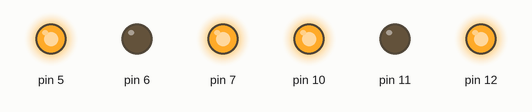
Bench run of a sketch on a simulated Arduino Uno, built with avr-gcc and run on an emulated ATmega328P. Parts: output pins drawn as LEDs (lit = HIGH).

Above: at 0.1 s.
At 10.2 s:
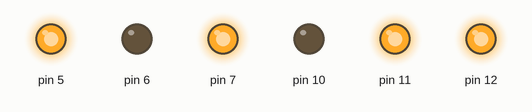
At 25.3 s:
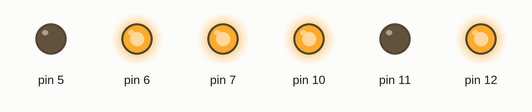
At 37.9 s:
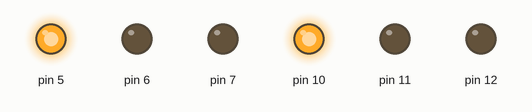
Timing chart, 0 to 39.4 s (numbered marks = the images above):
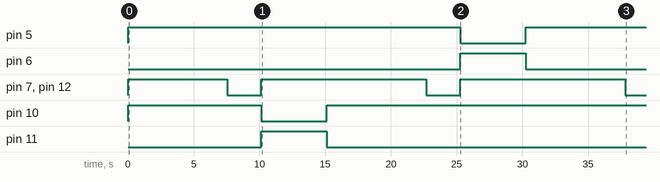

Measured:
- by itself, pin 5: LOW → HIGH at 0.00 s, → LOW 25.3 s later, → HIGH 5.0 s later
- by itself, pin 6: LOW → HIGH at 25.3 s, → LOW 5.0 s later
- by itself, pin 7, pin 12: repeats every 15.1 s: LOW 2.6 s, HIGH 12.6 s
- by itself, pin 10: LOW → HIGH at 0.00 s, → LOW 10.1 s later, → HIGH 5.0 s later
- by itself, pin 11: LOW → HIGH at 10.1 s, → LOW 5.0 s later

The sketch:

Main.ino
```cpp
//#include "altimeter.h"
//#include "compass.h"
#include "motor.h"

//UGVAltimeter ualt();
//UGVCompass ucomp();
UGVMotor umot(12, 11, 10, 7, 6, 5);  // pins ( enA, in1, in2, enB, in3, in4 */ )
// A, 1-2 = Right motor
// B, 3-4 = Left motor

void setup() {
  // put your setup code here, to run once:
  umot.setupMotors();
}

void loop() {
//  switch(state) {
//    case 0: // altimeter // flying
//    {
//
//    }
//    case 1: // altimeter // dropping
//    {
//
//    }
//    case 2: // UGV active
//    {
      // motor movements, sensor, i.e. (AKA DO A BUNCH OF IF STATEMETNS, WE"LL FIGURE OUT THE ORIENTATION STUFF WHEN ELLIE FIXES THINGS)

      //MOVEMENT DEMO

      //move forwards for 5 sec
      umot.forward();
      delay(5000);  // change time as needed
//      umot.turnOff();
      umot.changeSpeeds(-1);

      //turn clockwise however many degrees
      umot.turnClockwise();
      delay(5000);  // change time as needed according to degree movement
//      umot.turnoff();
      umot.stopMoving();

      //move forwards for 5 sec
      umot.forward();
      delay(5000);
//      umot.turnOff();
      umot.changeSpeeds(-1);

      //turn counterclockwise however many degrees
      umot.turnCounterClockwise();
      delay(5000);  // change time as needed according to degree movement
      umot.stopMoving();

      //move forwards for 5 sec
      umot.forward();
      delay(5000);  // change time as needed
//      umot.turnOff();
      umot.changeSpeeds(-1);

      //turn clockwise however many degrees
      umot.turnClockwise();
      delay(5000);  // change time as needed according to degree movement
      umot.stopMoving();

      //reverse for 5 sec
      umot.reverse();
      delay(5000);  // change time as needed
      umot.stopMoving();

      //turn counterclockwise however many degrees
      umot.turnCounterClockwise();
      delay(5000);  // change time as needed according to degree movement
      umot.stopMoving();


      //"ERROR ADJUSTMENT"

      //move forwards for 5 sec
      umot.forward();
//      umot.turnOff();
      delay(5000);  // change time as needed
      umot.changeSpeeds(-1);

      //"error adjust" clockwise for 1 sec (idk how many degrees itll do)
      umot.errorAdjustClockwise();
      delay(1000);
      umot.stopMoving();

      //move forwards for 5 sec
      umot.forward();
//      umot.turnOff();
      delay(5000);  // change time as needed
      umot.changeSpeeds(-1);

//      break;
//    }
//  }
  //  switch(state){
  //   case 0:
  //   {
  //     //flying state
  //     isFlying = detectIfAboveAlt(MIN_FLIGHT_LEVEL);

  //     if(!isFlying)
  //     {
  //       Serial.println("\nState 1");
  //       state = 1;
  //     }
  //     Serial.println("\nStill state 0");
  //     delay(500);
  //     break;
  //   }
  //   case 1:
  //   {
  //     Serial.println("\nWe are here now");
  //     //dropping state
  //     if(isGrounded)
  //     {
  //       state = 2;
  //     }
  //     delay(500);
  //     break;
  //   }
  //  }
}

// void orientFix() {

// }
```

altimeter.cpp
```cpp
//#include "altimeter.h"
//
//// #define cs_pin 10    // chip (slave) select
//// #define sdo_pin 12   // MISO
//// #define sdi_pin 11  // MOSI
//// #define sck_pin 13   // SPI Clock Pin
//// #define sealvl 1013.25  // 1013.25 mbar (101.325 kPa; 29.921 inHg; 760.00 mmHg)
//
//// double seaToGround = 281;
//// double bound = 1.524;
//
//// //Adafruit_BMP3XX bmpCreate() {
//// Adafruit_BMP3XX bmp(cs_pin);
//// //	return bmp;
//// //}
//
//// MOVE THIS
//void UGVAltimeter::setup()//altimeterSetup()
//{
// //Adafruit_BMP3XX bmp(cs_pin);
//
// // Serial.begin(115200);
//
// // while (!Serial);
// // Serial.begin(115200);
//
// // check if BMP 388 sensor is connected
// if (!bmp.begin_SPI(cs_pin, sck_pin, sdo_pin, sdi_pin)) {
//   Serial.println("Altimeter Sensor not connected.");
//   while (true);
// }
//}
//
//
//double UGVAltimeter::altimeterReturn()
//{
// if (!bmp.performReading()) {
//   Serial.println("Could not read data");
//   return -1.0;
// }
//
//  // Serial.println("Altitude Reading: ");
//  // double altimeter_data = bmp.readAltitude(sealvl) - seaToGround;
//  // Serial.print(altimeter_data);
//
//  // if (altimeter_data <= bound) { //test purposes
//  //   Serial.println("Within 5 feet.");
//  // }
//
//  return bmp.readAltitude(sealvl) - seaToGround;
//}
//
//bool UGVAltimeter::detectIfAboveAlt(double bound)
//{
//  int count = 0;
//  double altimeter_data = altimeterReturn();
//  if (altimeter_data <= 0) { return false; } // this means the UGV has already crashed and/or landed
//  for (int i = 0; i < 5; i++) {
//    if (altimeter_data <= bound) { //take count of how many of 5 tests is less than alt min
//      count++;
//    }
//  }
//  return !(count <= 4); // return false if the count didn't exceed 4.
//}
```

compass.cpp
```cpp
//#include "Arduino.h"
//#include "compass.h"
//
//// i2c
//Adafruit_LSM9DS1 lsm = Adafruit_LSM9DS1();
//double degreeOriented = 0;
//String facing = "null";
//// You can also use software SPI
////Adafruit_LSM9DS1 lsm = Adafruit_LSM9DS1(LSM9DS1_SCK, LSM9DS1_MISO, LSM9DS1_MOSI, LSM9DS1_XGCS, LSM9DS1_MCS);
//// Or hardware SPI! In this case, only CS pins are passed in
////Adafruit_LSM9DS1 lsm = Adafruit_LSM9DS1(LSM9DS1_XGCS, LSM9DS1_MCS);
//
//
//void UGVCompass::setupSensor()
//{
//  // 1.) Set the accelerometer range
//  lsm.setupAccel(lsm.LSM9DS1_ACCELRANGE_2G);
//  //lsm.setupAccel(lsm.LSM9DS1_ACCELRANGE_4G);
//  //lsm.setupAccel(lsm.LSM9DS1_ACCELRANGE_8G);
//  //lsm.setupAccel(lsm.LSM9DS1_ACCELRANGE_16G);
//
//  // 2.) Set the magnetometer sensitivity
//  lsm.setupMag(lsm.LSM9DS1_MAGGAIN_4GAUSS);
//  //lsm.setupMag(lsm.LSM9DS1_MAGGAIN_8GAUSS);
//  //lsm.setupMag(lsm.LSM9DS1_MAGGAIN_12GAUSS);
//  //lsm.setupMag(lsm.LSM9DS1_MAGGAIN_16GAUSS);
//
//  // 3.) Setup the gyroscope
//  lsm.setupGyro(lsm.LSM9DS1_GYROSCALE_245DPS);
//  //lsm.setupGyro(lsm.LSM9DS1_GYROSCALE_500DPS);
//  //lsm.setupGyro(lsm.LSM9DS1_GYROSCALE_2000DPS);
//}
//
//// MOVE THIS
//void UGVCompass::setup()
//{
//  Serial.begin(115200);
//
//  while (!Serial) {
//    delay(1); // will pause Zero, Leonardo, etc until serial console opens
//  }
//
//  Serial.println("LSM9DS1 data read demo");
//
//  // Try to initialise and warn if we couldn't detect the chip
//  if (!lsm.begin())
//  {
//  Serial.println("Oops ... unable to initialize the LSM9DS1. Check your wiring!");
//    while (1);
//  }
//  Serial.println("Found LSM9DS1 9DOF");
//
//  // helper to just set the default scaling we want, see above!
//  setupSensor();
//}
//
//
//// LOOP FIX THIS
//void UGVCompass::loop()
//{
//  lsm.read();  /* ask it to read in the data */
//
//  /* Get a new sensor event */
//  sensors_event_t a, m, g, temp;
//
//  lsm.getEvent(&a, &m, &g, &temp);
//
////  Serial.print("Accel X: "); Serial.print(a.acceleration.x); Serial.print(" m/s^2");
////  Serial.print("\tY: "); Serial.print(a.acceleration.y);     Serial.print(" m/s^2 ");
////  Serial.print("\tZ: "); Serial.print(a.acceleration.z);     Serial.println(" m/s^2 ");
//
//  Serial.print("Mag X: "); Serial.print(m.magnetic.x);   Serial.print(" gauss");
//  Serial.print("\tY: "); Serial.print(m.magnetic.y);     Serial.print(" gauss");
////  Serial.print("\tZ: "); Serial.print(m.magnetic.z);     Serial.println(" gauss");
//
////  Serial.print("Gyro X: "); Serial.print(g.gyro.x);   Serial.print(" dps");
////  Serial.print("\tY: "); Serial.print(g.gyro.y);      Serial.print(" dps");
////  Serial.print("\tZ: "); Serial.print(g.gyro.z);      Serial.println(" dps");
//
//
//  if(m.magnetic.x != 0){
//    degreeOriented = atan ((m.magnetic.y, m.magnetic.x) * 180 / PI);
//  }
//  else{
//    if(m.magnetic.y < 0)
//      degreeOriented = 90;
//    else
//      degreeOriented = 0;
//  }
//
//
////  if(degreeOriented > 360)
////  {
////    degreeOriented -= 360;
////  }
////  else if (degreeOriented < 0)
////  {
////    degreeOriented += 360;
////  }
//degreeOriented = (int) degreeOriented % 360;
//
//  if(degreeOriented >=  337.25 || degreeOriented <= 22.5)
//    facing = "North";
//  else if(degreeOriented >  292.5 && degreeOriented < 337.25)
//    facing = "North-West";
//  else if(degreeOriented >=  247.5 && degreeOriented <= 292.5)
//    facing = "West";
//  else if(degreeOriented >  202.5 && degreeOriented < 247.5)
//    facing = "South-West";
//  else if(degreeOriented >=  157.5 && degreeOriented <= 202.5)
//    facing = "South";
//  else if(degreeOriented >  112.5 && degreeOriented < 157.5)
//    facing = "South-East";
//  else if(degreeOriented >=  67.5 && degreeOriented <= 112.5)
//    facing = "East";
//  else if(degreeOriented >  22.5 && degreeOriented < 67.5)
//    facing = "North-East";
//
//
//  Serial.print("DIRECTION: "); Serial.println(degreeOriented); Serial.print("\t"); Serial.print(facing);
//
//
//  Serial.println();
//  delay(200);
//}
```

motor.cpp
```cpp
#include "motor.h"

// MOVE THIS
void UGVMotor::setupMotors() {
 //set control pins to output
 pinMode(enA, OUTPUT);
 pinMode(enB, OUTPUT);
 pinMode(in1, OUTPUT);
 pinMode(in2, OUTPUT);
 pinMode(in3, OUTPUT);
 pinMode(in4, OUTPUT);

 //initial state: motors off
 digitalWrite(in1, LOW);
 digitalWrite(in2, LOW);
 digitalWrite(in3, LOW);
 digitalWrite(in4, LOW);

}

// CHANGE THIS
//void UGVMotor::loop() {
//  // put your main code here, to run repeatedly:
//
//  //testing functions every 5 seconds
//  forward();
//  delay(5000);
//  reverse();
//  delay(5000);
//  turnClockwise();
//  delay(5000);
//  turnCounterClockwise();
//  delay(5000);
//  changeSpeeds();
//  delay(5000);
//}

//turn motors off
void UGVMotor::turnOff() {
 digitalWrite(in1, LOW);
 digitalWrite(in2, LOW);
 digitalWrite(in3, LOW);
 digitalWrite(in4, LOW);
}
void UGVMotor::stopMoving() {
 analogWrite(enA, 0);
 analogWrite(enB, 0);
}

//turns motors forward
void UGVMotor::forward() {
 //set max speed
 analogWrite(enA, 255);
 analogWrite(enB, 255);

 //turn on motors forward
 digitalWrite(in1, LOW);
 digitalWrite(in2, HIGH);
 digitalWrite(in3, LOW);
 digitalWrite(in4, HIGH);

// delay(5000);
}

//reverse motors
void UGVMotor::reverse() {
 //set max speed
 analogWrite(enA, 255);
 analogWrite(enB, 255);

 //turn on motors reverse
 digitalWrite(in1, HIGH);
 digitalWrite(in2, LOW);
 digitalWrite(in3, HIGH);
 digitalWrite(in4, LOW);

// delay(5000);
// turnOff();
}

void UGVMotor::turnClockwise() {
 //set max speed
 analogWrite(enA, 255);
 analogWrite(enB, 255);

 //turn motor A reverse, turn motor B forward
 digitalWrite(in1, HIGH);
 digitalWrite(in2, LOW);
 digitalWrite(in3, LOW);
 digitalWrite(in4, HIGH);

// delay(5000);
// turnOff();
}

void UGVMotor::turnCounterClockwise() {
 //set max speed
 analogWrite(enA, 255);
 analogWrite(enB, 255);

 //turn motor A reverse, turn motor B forward
 digitalWrite(in1, LOW);
 digitalWrite(in2, HIGH);
 digitalWrite(in3, HIGH);
 digitalWrite(in4, LOW);

// delay(5000);
// turnOff();
}

void UGVMotor::errorAdjustClockwise() {
  //set low speed
  analogWrite(enA, 50);
  analogWrite(enB, 50);

  //turn clockwise slightly
  digitalWrite(in1, HIGH);
  digitalWrite(in2, LOW);
  digitalWrite(in3, LOW);
  digitalWrite(in4, HIGH);

//  delay(1000);
//  turnOff();
}

void UGVMotor::changeSpeeds(int acc) {
 //turn on motors forwards
 digitalWrite(in1, LOW);
 digitalWrite(in2, HIGH);
 digitalWrite(in3, LOW);
 digitalWrite(in4, HIGH);

 if (acc == 1) {
   for (int i = 0; i < 256; i++) {
     //accelerate from 0 to max
     analogWrite(enA, i);
     analogWrite(enB, i);
     delay(20);
   }
 }
 else {
   //decelerate from max to 0
   for (int i = 255; i >= 0; --i) {
     analogWrite(enA, i);
     analogWrite(enB, i);
     delay(20);
   }
 }

// turnOff();
}
```

motor.h
```cpp
#ifndef MOTOR_H
#define MOTOR_H

#include "Arduino.h"

class UGVMotor {
 private:
    //Motor A
    int enA;
    int in1;
    int in2;

    //MotorB
    int enB;
    int in3;
    int in4;
 public:
 UGVMotor(int A, int i1, int i2, int B, int i3, int i4)
            :   enA(A), in1(i1), in2(i2),
                enB(B), in3(i3), in4(i4) {}
 void setupMotors();
 void turnOff();
 void stopMoving();
 void forward();
 void reverse();
 void turnClockwise();
 void turnCounterClockwise();
 void errorAdjustClockwise();
 void changeSpeeds(int);
};

#endif
```
